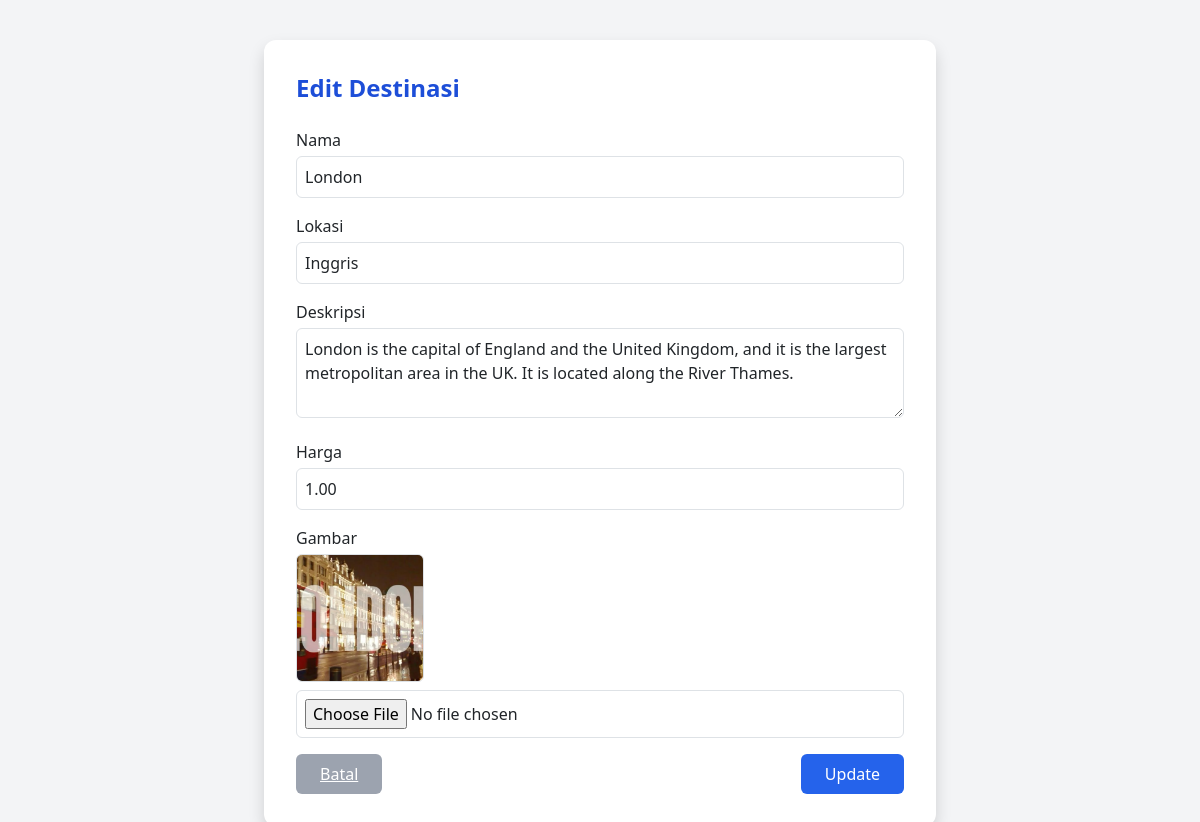
/admin/editdestination.php?id=7 (signed in), run on the app's committed database.
### tables this page shows
CREATE TABLE `destinations` (
  `destination_id` int NOT NULL,
  `name` varchar(100) NOT NULL,
  `location` varchar(100) DEFAULT NULL,
  `description` text,
  `price` decimal(10,2) DEFAULT NULL,
  `created_at` datetime NOT NULL DEFAULT CURRENT_TIMESTAMP,
  `image_url` varchar(255) DEFAULT NULL
);

### admin/editdestination.php (the view, shortened to what this page needs)
<?php
require_once __DIR__ . '/../config/connect.php';
$id = intval($_GET['id']);
$result = mysqli_query($conn, "SELECT * FROM destinations WHERE destination_id = $id");
$destination = mysqli_fetch_assoc($result);
?>
<!DOCTYPE html>
<html lang="en">
<head>
<link href="https://cdn.jsdelivr.net/npm/tailwindcss@2.2.19/dist/tailwind.min.css" rel="stylesheet">
<link href="https://cdn.jsdelivr.net/npm/bootstrap@5.3.0/dist/css/bootstrap.min.css" rel="stylesheet">
<link href="https://cdn.jsdelivr.net/npm/bootstrap-icons@1.10.5/font/bootstrap-icons.css" rel="stylesheet">
</head>
<body class="p-10 bg-gray-100">
<div class="max-w-2xl mx-auto bg-white rounded-xl shadow p-8">
    <h2 class="text-2xl font-bold text-blue-700 mb-6">Edit Destinasi</h2>
    <form action="" method="POST" enctype="multipart/form-data" class="space-y-4">
        <div>
            <label class="block mb-1">Nama</label>
            <input type="text" name="name" value="<?= htmlspecialchars($destination['name']) ?>" required
                   class="w-full border rounded p-2">
        </div>
        <div>
            <label class="block mb-1">Lokasi</label>
            <input type="text" name="location" value="<?= htmlspecialchars($destination['location']) ?>"
                   class="w-full border rounded p-2">
        </div>
        <div>
            <label class="block mb-1">Deskripsi</label>
            <textarea name="description" rows="3" class="w-full border rounded p-2"><?= htmlspecialchars($destination['description']) ?></textarea>
        </div>
        <div>
            <label class="block mb-1">Harga</label>
            <input type="number" step="0.01" name="price" value="<?= $destination['price'] ?>"
                   class="w-full border rounded p-2">
        </div>
        <div>
            <label class="block mb-1">Gambar</label>
            <?php if ($destination['image_url']): ?>
                <img src="../<?= $destination['image_url'] ?>" alt="" class="w-32 h-32 object-cover mb-2 rounded border">
            <?php endif; ?>
            <input type="file" name="image" class="w-full border rounded p-2">
        </div>
        <div class="flex justify-between items-center">
            <a href="destination-insert.php" class="px-4 py-2 bg-gray-400 rounded text-white hover:bg-gray-500">Batal</a>
            <button type="submit" class="px-4 py-2 bg-blue-600 rounded text-white hover:bg-blue-500">Update</button>
        </div>
    </form>
</div>
</body>
</html>

### data on the page
destinations: name "London", location "Inggris", description "London is the capital of England and the United Kingdom, and it is the largest metropolitan area in the UK. It is located along the River Thames.", price "1.00", image_url (picture)
